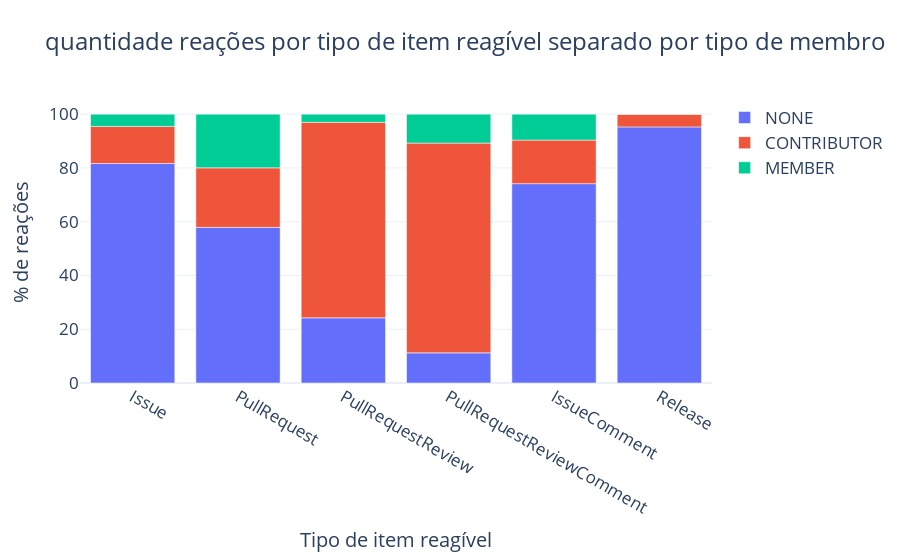

Notebook code cell kept with this figure:
### Markdown cell above
##### PROPORÇÃO DE REAÇÕES POR ITEM REAGÍVEL E TIPO DE USUÁRIO

### Code cell
reactable_type = ['Issue', 'PullRequest', 'PullRequestReview', 'PullRequestReviewComment', 'IssueComment', 'Release']

categories = {
    'NONE': list(),
    'CONTRIBUTOR': list(),
    'MEMBER': list()
}

fig = go.Figure()

for cat in categories:
    for r_type in reactable_type:
        cat_ = df[Tables.REACTIONS][df[Tables.REACTIONS]['author_association'] == cat]
        df_type_ = cat_[cat_['reactable_type'] == r_type]
        categories[cat].append(df_type_.size)

    fig.add_bar(x=reactable_type, y=categories[cat], name=cat)

fig.update_layout(barmode="relative", barnorm="percent" ,title='quantidade reações por tipo de item reagível separado por tipo de membro',
                  xaxis_title='Tipo de item reagível', yaxis_title='% de reações', template='plotly_white', width=900.0, font=dict(size=17))
fig.show()
# save_pdf('spring_reactions_reactable_type_member.pdf', fig)

### Figure 1 — Plotly figure (JSON) as saved in the notebook; plotly's stock layout.template omitted (floating-point values rounded to 4 significant figures)
{"data": [{"name": "NONE", "x": ["Issue", "PullRequest", "PullRequestReview", "PullRequestReviewComment", "IssueComment", "Release"], "y": [55200, 4000, 80, 250, 148770, 32870], "type": "bar"}, {"name": "CONTRIBUTOR", "x": ["Issue", "PullRequest", "PullRequestReview", "PullRequestReviewComment", "IssueComment", "Release"], "y": [9330, 1530, 240, 1740, 32520, 1630], "type": "bar"}, {"name": "MEMBER", "x": ["Issue", "PullRequest", "PullRequestReview", "PullRequestReviewComment", "IssueComment", "Release"], "y": [3080, 1380, 10, 240, 19370, 10], "type": "bar"}], "layout": {"font": {"size": 17}, "barmode": "relative", "barnorm": "percent", "title": {"text": "quantidade reações por tipo de item reagível separado por tipo de membro"}, "xaxis": {"title": {"text": "Tipo de item reagível"}}, "yaxis": {"title": {"text": "% de reações"}}, "width": 900.0}}
